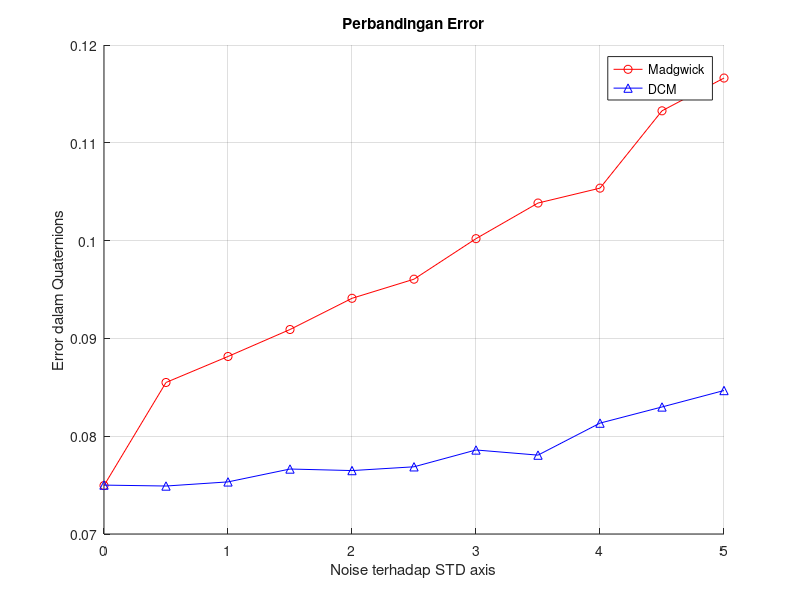
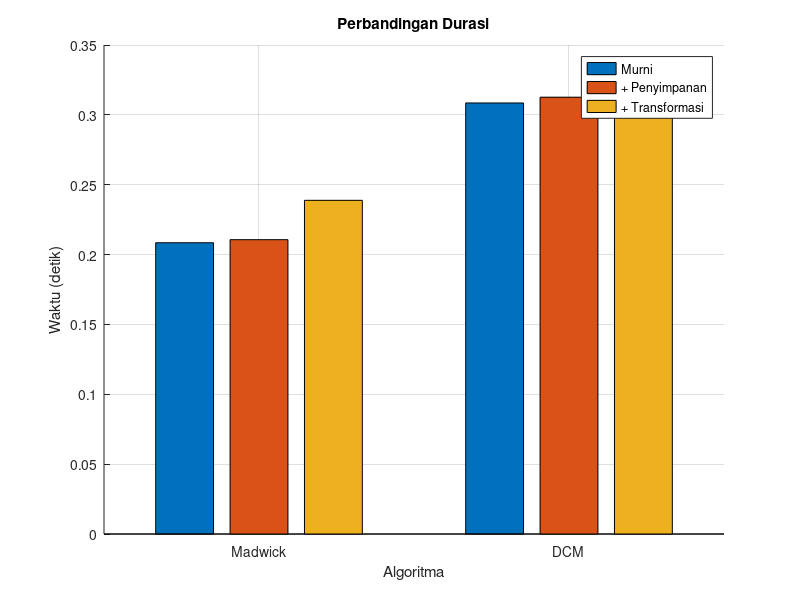
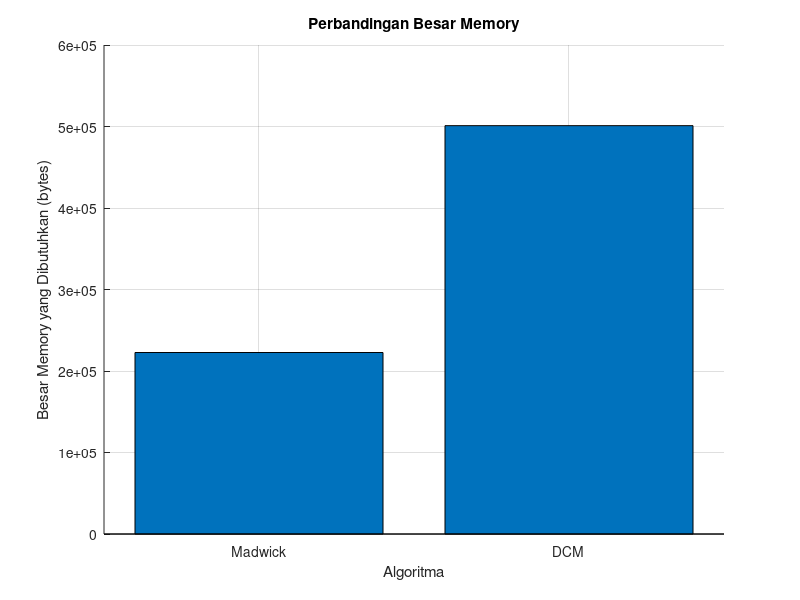

Here is the MATLAB script that generated these plots, in order:
close all; clear; clc;

load('DCMErrors.mat');
load('madgwickErrors.mat');
load('DCMDuration.mat');
load('madgwickDuration.mat');

%%

figure('Name', 'Errors');
grid on; hold on;
plot(noise_levels, madgwickErrors_meanObservation, '-or');
plot(noise_levels, DCMErrors_meanObservation, '-^b');
legend('Madgwick', 'DCM');
xlabel('Noise terhadap STD axis');
ylabel('Error dalam Quaternions');
title('Perbandingan Error');

%%

string = {'Madwick'; 'DCM'};

figure('Name', 'Durations');
grid on; hold on;

b = bar([madgwickDurationTimes_mean; DCMDurationTimes_mean]);
set(gca, 'XTickLabel', string, 'XTick',1:numel(string));

l = {'Murni', '+ Penyimpanan', '+ Transformasi'};
legend(b, l);

xlabel('Algoritma');
ylabel('Waktu (detik)');
title('Perbandingan Durasi');

%%

madgwickfile = whos('-file','madgwickDuration.mat');
DCMfile = whos('-file','DCMDuration.mat');

figure('Name', 'Memory Size');
grid on; hold on;
bar([madgwickfile(3).bytes; DCMfile(3).bytes]);
set(gca, 'XTickLabel', string, 'XTick',1:numel(string))
xlabel('Algoritma');
ylabel('Besar Memory yang Dibutuhkan (bytes)');
title('Perbandingan Besar Memory');